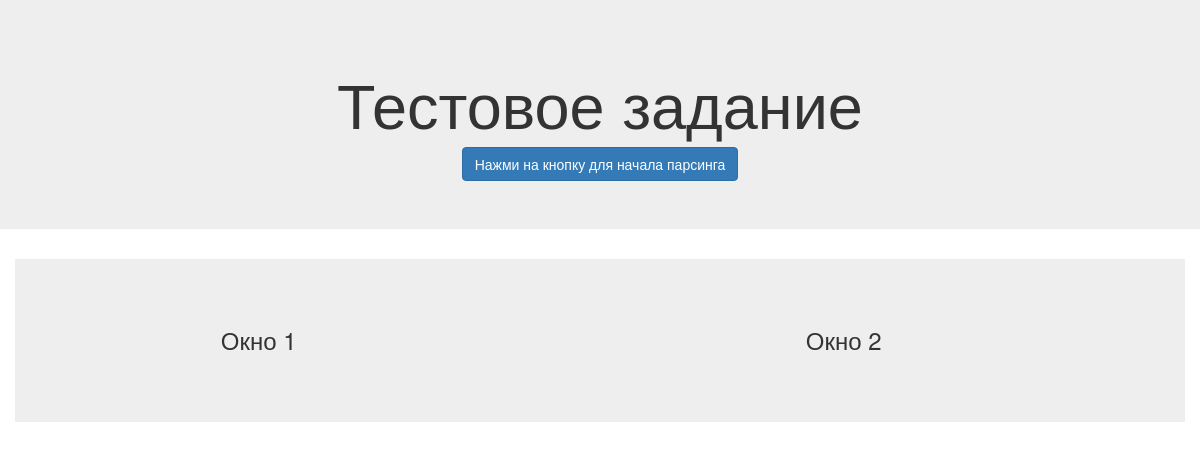
/, run on an earlier commit of the app's database.
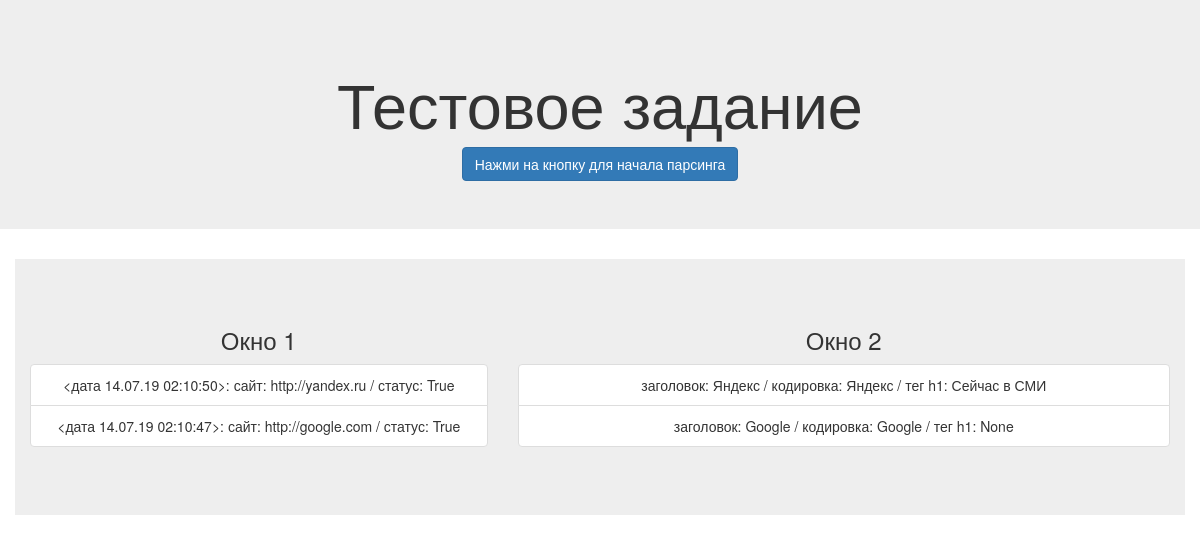
And on a later commit of the database.
### sites_parser/models.py (models this page shows)
class SiteAdminModel(models.Model):
    site_url = models.URLField(blank=False)
    site_title = models.CharField(max_length=200, blank=True, null=True)
    site_header = models.CharField(max_length=200, blank=True, null=True)
    site_encoding = models.CharField(max_length=20, blank=True, null=True)
    parsing_complete = models.BooleanField(default=False)
    timeshift_for_parsing = models.PositiveIntegerField(default=0)
    parsing_time = models.DateTimeField(null=True)

### sites_parser/views.py (the view)
# urls.py: url(r'^$', views.index, name='index'),
def index(request):
    return render(request, 'sites_parser/index.html', {'sites': SiteAdminModel.objects.all()})

### sites_parser/templates/sites_parser/index.html (shortened to what this page needs)
<!DOCTYPE html>
<html lang="en">
<head>
  <link rel="stylesheet" href="https://maxcdn.bootstrapcdn.com/bootstrap/3.4.0/css/bootstrap.min.css">
  <link rel="stylesheet" href="https://maxcdn.bootstrapcdn.com/bootstrap/3.4.0/css/bootstrap.min.css">
{% load static %}
<link rel="stylesheet" href="{% static 'sites_parser/style.css' %}">
</head>
<body>
 <div class="jumbotron text-center">
  <h1>Тестовое задание</h1>
  <button id="button_1" type="button" class="btn btn-primary">Нажми на кнопку для начала парсинга</button>
 </div>
<div class="jumbotron container text-center">
    <div class="row justify-content-center">
    <div class="col-sm-5">
      <h3>Окно 1</h3>
      <ul class="list-group">
        {% for site in sites %}
        <li id="1_{{site.id}}" class="list-group-item">
            {% if not site.parsing_complete %}
                <дата dd.mm.yyyy HH:mm:ss>:
            {% else %}
                <дата {{site.parsing_time|date:"d.m.y h:i:s"}}>:
            {% endif %}
            сайт: {{site.site_url}} /
            статус: {{site.parsing_complete}}
        </li>
        {% endfor %}
      </ul>
    </div>
    <div class="col-sm-7">
      <h3>Окно 2</h3>
      <ul class="list-group">
        {% for site in sites %}
        <li id="2_{{site.id}}" class="list-group-item">
            заголовок: {{site.site_title}} /
            кодировка: {{site.site_title}} /
            тег h1: {{site.site_header}}
        </li>
        {% endfor %}
      </ul>
    </div>
  </div>
</div>
</body>
</html>

What changed in the data, as far as the page shows it:
added SiteAdminModel: parsing_time "14.07.19 02:10:50", site_url "http://yandex.ru", parsing_complete "True", site_title "Яндекс", site_header "Сейчас в СМИ"
added SiteAdminModel: parsing_time "14.07.19 02:10:47", site_url "http://google.com", parsing_complete "True", site_title "Google", site_header "None"
